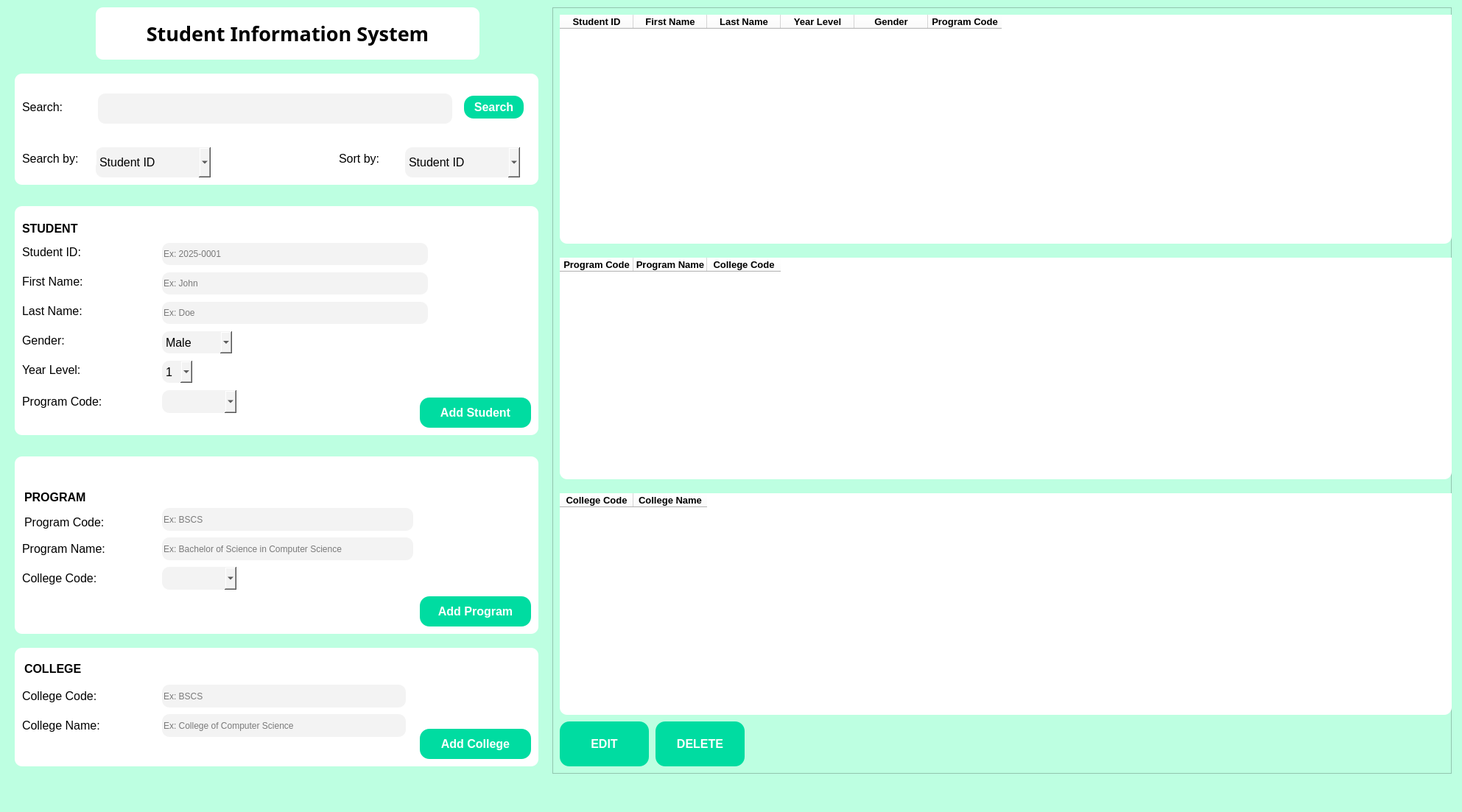
<?xml version="1.0" encoding="UTF-8"?>
<ui version="4.0">
 <class>MainBox</class>
 <widget class="QMainWindow" name="MainBox">
  <property name="geometry">
   <rect>
    <x>0</x>
    <y>0</y>
    <width>1985</width>
    <height>1103</height>
   </rect>
  </property>
  <property name="windowTitle">
   <string>MainWindow</string>
  </property>
  <property name="styleSheet">
   <string notr="true">background-color: rgb(189, 255, 225);</string>
  </property>
  <widget class="QWidget" name="centralwidget">
   <widget class="QFrame" name="result_frame">
    <property name="geometry">
     <rect>
      <x>750</x>
      <y>10</y>
      <width>1221</width>
      <height>1041</height>
     </rect>
    </property>
    <property name="styleSheet">
     <string notr="true">border radius: 10px;</string>
    </property>
    <property name="frameShape">
     <enum>QFrame::StyledPanel</enum>
    </property>
    <property name="frameShadow">
     <enum>QFrame::Raised</enum>
    </property>
    <widget class="QTableWidget" name="studentTable_widget">
     <property name="geometry">
      <rect>
       <x>10</x>
       <y>10</y>
       <width>1211</width>
       <height>311</height>
      </rect>
     </property>
     <property name="font">
      <font>
       <pointsize>12</pointsize>
      </font>
     </property>
     <property name="focusPolicy">
      <enum>Qt::NoFocus</enum>
     </property>
     <property name="layoutDirection">
      <enum>Qt::LeftToRight</enum>
     </property>
     <property name="styleSheet">
      <string notr="true">border-radius: 10px;
background-color: white;
color: black;</string>
     </property>
     <property name="editTriggers">
      <set>QAbstractItemView::NoEditTriggers</set>
     </property>
     <property name="selectionMode">
      <enum>QAbstractItemView::SingleSelection</enum>
     </property>
     <property name="selectionBehavior">
      <enum>QAbstractItemView::SelectRows</enum>
     </property>
     <property name="showGrid">
      <bool>true</bool>
     </property>
     <property name="cornerButtonEnabled">
      <bool>false</bool>
     </property>
     <attribute name="horizontalHeaderVisible">
      <bool>true</bool>
     </attribute>
     <attribute name="horizontalHeaderCascadingSectionResizes">
      <bool>false</bool>
     </attribute>
     <attribute name="horizontalHeaderDefaultSectionSize">
      <number>100</number>
     </attribute>
     <attribute name="horizontalHeaderHighlightSections">
      <bool>true</bool>
     </attribute>
     <attribute name="horizontalHeaderShowSortIndicator" stdset="0">
      <bool>false</bool>
     </attribute>
     <attribute name="horizontalHeaderStretchLastSection">
      <bool>false</bool>
     </attribute>
     <attribute name="verticalHeaderVisible">
      <bool>true</bool>
     </attribute>
     <attribute name="verticalHeaderCascadingSectionResizes">
      <bool>false</bool>
     </attribute>
     <column>
      <property name="text">
       <string>Student ID</string>
      </property>
      <property name="font">
       <font>
        <pointsize>10</pointsize>
        <weight>75</weight>
        <bold>true</bold>
       </font>
      </property>
     </column>
     <column>
      <property name="text">
       <string>First Name</string>
      </property>
      <property name="font">
       <font>
        <pointsize>10</pointsize>
        <weight>75</weight>
        <bold>true</bold>
       </font>
      </property>
     </column>
     <column>
      <property name="text">
       <string>Last Name</string>
      </property>
      <property name="font">
       <font>
        <pointsize>10</pointsize>
        <weight>75</weight>
        <bold>true</bold>
       </font>
      </property>
     </column>
     <column>
      <property name="text">
       <string>Year Level</string>
      </property>
      <property name="font">
       <font>
        <pointsize>10</pointsize>
        <weight>75</weight>
        <bold>true</bold>
       </font>
      </property>
     </column>
     <column>
      <property name="text">
       <string>Gender</string>
      </property>
      <property name="font">
       <font>
        <pointsize>10</pointsize>
        <weight>75</weight>
        <bold>true</bold>
       </font>
      </property>
     </column>
     <column>
      <property name="text">
       <string>Program Code</string>
      </property>
      <property name="font">
       <font>
        <pointsize>10</pointsize>
        <weight>75</weight>
        <bold>true</bold>
       </font>
      </property>
     </column>
    </widget>
    <widget class="QPushButton" name="edit_button">
     <property name="geometry">
      <rect>
       <x>10</x>
       <y>970</y>
       <width>121</width>
       <height>61</height>
      </rect>
     </property>
     <property name="font">
      <font>
       <family>Arial</family>
       <pointsize>12</pointsize>
       <weight>75</weight>
       <bold>true</bold>
      </font>
     </property>
     <property name="styleSheet">
      <string notr="true">background-color: rgb(0, 220, 161);
color: white;
font-weight: bold;
border-radius: 13px;</string>
     </property>
     <property name="text">
      <string>EDIT</string>
     </property>
    </widget>
    <widget class="QPushButton" name="delete_button">
     <property name="geometry">
      <rect>
       <x>140</x>
       <y>970</y>
       <width>121</width>
       <height>61</height>
      </rect>
     </property>
     <property name="font">
      <font>
       <family>Arial</family>
       <pointsize>12</pointsize>
       <weight>75</weight>
       <bold>true</bold>
      </font>
     </property>
     <property name="styleSheet">
      <string notr="true">background-color: rgb(0, 220, 161);
color: white;
font-weight: bold;
border-radius: 13px;</string>
     </property>
     <property name="text">
      <string>DELETE</string>
     </property>
    </widget>
    <widget class="QTableWidget" name="programTable_widget">
     <property name="geometry">
      <rect>
       <x>10</x>
       <y>340</y>
       <width>1211</width>
       <height>301</height>
      </rect>
     </property>
     <property name="styleSheet">
      <string notr="true">border-radius: 10px;
background-color: white;
color: black;</string>
     </property>
     <property name="editTriggers">
      <set>QAbstractItemView::NoEditTriggers</set>
     </property>
     <property name="selectionMode">
      <enum>QAbstractItemView::SingleSelection</enum>
     </property>
     <property name="selectionBehavior">
      <enum>QAbstractItemView::SelectRows</enum>
     </property>
     <column>
      <property name="text">
       <string>Program Code</string>
      </property>
      <property name="font">
       <font>
        <pointsize>10</pointsize>
        <weight>75</weight>
        <bold>true</bold>
       </font>
      </property>
     </column>
     <column>
      <property name="text">
       <string>Program Name</string>
      </property>
      <property name="font">
       <font>
        <pointsize>10</pointsize>
        <weight>75</weight>
        <bold>true</bold>
       </font>
      </property>
     </column>
     <column>
      <property name="text">
       <string>College Code</string>
      </property>
      <property name="font">
       <font>
        <pointsize>10</pointsize>
        <weight>75</weight>
        <bold>true</bold>
       </font>
      </property>
     </column>
    </widget>
    <widget class="QTableWidget" name="collegeTable_widget">
     <property name="geometry">
      <rect>
       <x>10</x>
       <y>660</y>
       <width>1211</width>
       <height>301</height>
      </rect>
     </property>
     <property name="styleSheet">
      <string notr="true">border-radius: 10px;
background-color: white;
color: black;</string>
     </property>
     <property name="editTriggers">
      <set>QAbstractItemView::NoEditTriggers</set>
     </property>
     <property name="selectionMode">
      <enum>QAbstractItemView::SingleSelection</enum>
     </property>
     <property name="selectionBehavior">
      <enum>QAbstractItemView::SelectRows</enum>
     </property>
     <column>
      <property name="text">
       <string>College Code</string>
      </property>
      <property name="font">
       <font>
        <pointsize>10</pointsize>
        <weight>75</weight>
        <bold>true</bold>
       </font>
      </property>
     </column>
     <column>
      <property name="text">
       <string>College Name</string>
      </property>
      <property name="font">
       <font>
        <pointsize>10</pointsize>
        <weight>75</weight>
        <bold>true</bold>
       </font>
      </property>
     </column>
    </widget>
   </widget>
   <widget class="QFrame" name="title_frame">
    <property name="geometry">
     <rect>
      <x>130</x>
      <y>10</y>
      <width>521</width>
      <height>71</height>
     </rect>
    </property>
    <property name="styleSheet">
     <string notr="true">border-radius: 10px;
background-color: white;
color: black;</string>
    </property>
    <property name="frameShape">
     <enum>QFrame::StyledPanel</enum>
    </property>
    <property name="frameShadow">
     <enum>QFrame::Raised</enum>
    </property>
    <layout class="QGridLayout" name="gridLayout_4">
     <item row="0" column="0">
      <widget class="QLabel" name="label_10">
       <property name="font">
        <font>
         <family>Segoe UI Semibold</family>
         <pointsize>20</pointsize>
         <weight>75</weight>
         <italic>false</italic>
         <bold>true</bold>
        </font>
       </property>
       <property name="styleSheet">
        <string notr="true">color: black;</string>
       </property>
       <property name="text">
        <string>Student Information System</string>
       </property>
       <property name="alignment">
        <set>Qt::AlignCenter</set>
       </property>
      </widget>
     </item>
    </layout>
   </widget>
   <widget class="QFrame" name="studentinfo_frame">
    <property name="geometry">
     <rect>
      <x>20</x>
      <y>280</y>
      <width>711</width>
      <height>311</height>
     </rect>
    </property>
    <property name="font">
     <font>
      <pointsize>12</pointsize>
     </font>
    </property>
    <property name="styleSheet">
     <string notr="true">border-radius: 10px;
background-color: white;
color: black;</string>
    </property>
    <property name="frameShape">
     <enum>QFrame::StyledPanel</enum>
    </property>
    <property name="frameShadow">
     <enum>QFrame::Raised</enum>
    </property>
    <widget class="QLabel" name="label">
     <property name="geometry">
      <rect>
       <x>10</x>
       <y>10</y>
       <width>101</width>
       <height>41</height>
      </rect>
     </property>
     <property name="font">
      <font>
       <pointsize>12</pointsize>
       <weight>75</weight>
       <italic>false</italic>
       <bold>true</bold>
      </font>
     </property>
     <property name="styleSheet">
      <string notr="true">color: black;
font: bold;</string>
     </property>
     <property name="text">
      <string>STUDENT</string>
     </property>
    </widget>
    <widget class="QLabel" name="label_2">
     <property name="geometry">
      <rect>
       <x>10</x>
       <y>50</y>
       <width>103</width>
       <height>24</height>
      </rect>
     </property>
     <property name="font">
      <font>
       <family>Segoe UI Symbol</family>
       <pointsize>12</pointsize>
      </font>
     </property>
     <property name="styleSheet">
      <string notr="true">color: black;</string>
     </property>
     <property name="text">
      <string>Student ID:</string>
     </property>
    </widget>
    <widget class="QLineEdit" name="lineEdit_2">
     <property name="geometry">
      <rect>
       <x>200</x>
       <y>50</y>
       <width>361</width>
       <height>30</height>
      </rect>
     </property>
     <property name="styleSheet">
      <string notr="true">border-radius: 10px;
background-color: rgb(243, 243, 243);</string>
     </property>
     <property name="placeholderText">
      <string>Ex: 2025-0001</string>
     </property>
    </widget>
    <widget class="QLabel" name="label_3">
     <property name="geometry">
      <rect>
       <x>10</x>
       <y>90</y>
       <width>103</width>
       <height>24</height>
      </rect>
     </property>
     <property name="font">
      <font>
       <family>Segoe UI Symbol</family>
       <pointsize>12</pointsize>
      </font>
     </property>
     <property name="styleSheet">
      <string notr="true">color: black;</string>
     </property>
     <property name="text">
      <string>First Name:</string>
     </property>
    </widget>
    <widget class="QLineEdit" name="lineEdit_3">
     <property name="geometry">
      <rect>
       <x>200</x>
       <y>90</y>
       <width>361</width>
       <height>30</height>
      </rect>
     </property>
     <property name="styleSheet">
      <string notr="true">border-radius: 10px;
background-color: rgb(243, 243, 243);</string>
     </property>
     <property name="text">
      <string/>
     </property>
     <property name="placeholderText">
      <string>Ex: John</string>
     </property>
    </widget>
    <widget class="QLabel" name="label_4">
     <property name="geometry">
      <rect>
       <x>10</x>
       <y>130</y>
       <width>102</width>
       <height>24</height>
      </rect>
     </property>
     <property name="font">
      <font>
       <family>Segoe UI Symbol</family>
       <pointsize>12</pointsize>
      </font>
     </property>
     <property name="styleSheet">
      <string notr="true">color: black;</string>
     </property>
     <property name="text">
      <string>Last Name:</string>
     </property>
    </widget>
    <widget class="QLineEdit" name="lineEdit_4">
     <property name="geometry">
      <rect>
       <x>200</x>
       <y>130</y>
       <width>361</width>
       <height>30</height>
      </rect>
     </property>
     <property name="styleSheet">
      <string notr="true">border-radius: 10px;
background-color: rgb(243, 243, 243);</string>
     </property>
     <property name="placeholderText">
      <string>Ex: Doe</string>
     </property>
    </widget>
    <widget class="QLabel" name="label_6">
     <property name="geometry">
      <rect>
       <x>10</x>
       <y>170</y>
       <width>71</width>
       <height>24</height>
      </rect>
     </property>
     <property name="font">
      <font>
       <family>Segoe UI Symbol</family>
       <pointsize>12</pointsize>
      </font>
     </property>
     <property name="styleSheet">
      <string notr="true">color: black;</string>
     </property>
     <property name="text">
      <string>Gender:</string>
     </property>
    </widget>
    <widget class="QComboBox" name="comboBox_2">
     <property name="geometry">
      <rect>
       <x>200</x>
       <y>170</y>
       <width>95</width>
       <height>30</height>
      </rect>
     </property>
     <property name="font">
      <font>
       <family>Arial</family>
       <pointsize>12</pointsize>
       <weight>50</weight>
       <italic>false</italic>
       <bold>false</bold>
      </font>
     </property>
     <property name="styleSheet">
      <string notr="true">border-radius: 10px;
background-color: rgb(243, 243, 243);</string>
     </property>
     <item>
      <property name="text">
       <string>Male</string>
      </property>
     </item>
     <item>
      <property name="text">
       <string>Female</string>
      </property>
     </item>
    </widget>
    <widget class="QLabel" name="label_5">
     <property name="geometry">
      <rect>
       <x>10</x>
       <y>210</y>
       <width>101</width>
       <height>24</height>
      </rect>
     </property>
     <property name="font">
      <font>
       <family>Segoe UI Symbol</family>
       <pointsize>12</pointsize>
      </font>
     </property>
     <property name="styleSheet">
      <string notr="true">color: black;</string>
     </property>
     <property name="text">
      <string>Year Level:</string>
     </property>
    </widget>
    <widget class="QComboBox" name="comboBox">
     <property name="geometry">
      <rect>
       <x>200</x>
       <y>210</y>
       <width>41</width>
       <height>30</height>
      </rect>
     </property>
     <property name="font">
      <font>
       <family>Arial</family>
       <pointsize>12</pointsize>
       <weight>50</weight>
       <italic>false</italic>
       <bold>false</bold>
      </font>
     </property>
     <property name="styleSheet">
      <string notr="true">border-radius: 10px;
background-color: rgb(243, 243, 243);</string>
     </property>
     <item>
      <property name="text">
       <string>1</string>
      </property>
     </item>
     <item>
      <property name="text">
       <string>2</string>
      </property>
     </item>
     <item>
      <property name="text">
       <string>3</string>
      </property>
     </item>
     <item>
      <property name="text">
       <string>4</string>
      </property>
     </item>
    </widget>
    <widget class="QLabel" name="label_7">
     <property name="geometry">
      <rect>
       <x>10</x>
       <y>250</y>
       <width>133</width>
       <height>31</height>
      </rect>
     </property>
     <property name="font">
      <font>
       <family>Segoe UI Symbol</family>
       <pointsize>12</pointsize>
      </font>
     </property>
     <property name="styleSheet">
      <string notr="true">color: black;</string>
     </property>
     <property name="text">
      <string>Program Code:</string>
     </property>
    </widget>
    <widget class="QComboBox" name="comboBox_5">
     <property name="geometry">
      <rect>
       <x>200</x>
       <y>250</y>
       <width>101</width>
       <height>31</height>
      </rect>
     </property>
     <property name="font">
      <font>
       <pointsize>10</pointsize>
       <weight>75</weight>
       <bold>true</bold>
      </font>
     </property>
     <property name="styleSheet">
      <string notr="true">border-radius: 10px;
background-color: rgb(243, 243, 243);</string>
     </property>
    </widget>
    <widget class="QPushButton" name="addStudent_button">
     <property name="geometry">
      <rect>
       <x>550</x>
       <y>260</y>
       <width>151</width>
       <height>41</height>
      </rect>
     </property>
     <property name="font">
      <font>
       <family>Arial</family>
       <pointsize>12</pointsize>
       <weight>75</weight>
       <bold>true</bold>
      </font>
     </property>
     <property name="styleSheet">
      <string notr="true">background-color: rgb(0, 220, 161);
color: white;
font-weight: bold;
border-radius: 13px;</string>
     </property>
     <property name="text">
      <string>Add Student</string>
     </property>
    </widget>
   </widget>
   <widget class="QFrame" name="programinfo_frame">
    <property name="geometry">
     <rect>
      <x>20</x>
      <y>620</y>
      <width>711</width>
      <height>241</height>
     </rect>
    </property>
    <property name="styleSheet">
     <string notr="true">border-radius: 10px;
background-color: white;</string>
    </property>
    <property name="frameShape">
     <enum>QFrame::StyledPanel</enum>
    </property>
    <property name="frameShadow">
     <enum>QFrame::Raised</enum>
    </property>
    <widget class="QLabel" name="label_11">
     <property name="geometry">
      <rect>
       <x>13</x>
       <y>43</y>
       <width>111</width>
       <height>24</height>
      </rect>
     </property>
     <property name="font">
      <font>
       <family>MS Shell Dlg 2</family>
       <pointsize>12</pointsize>
       <weight>75</weight>
       <italic>false</italic>
       <bold>true</bold>
      </font>
     </property>
     <property name="styleSheet">
      <string notr="true">color: black;</string>
     </property>
     <property name="text">
      <string>PROGRAM</string>
     </property>
    </widget>
    <widget class="QLabel" name="label_13">
     <property name="geometry">
      <rect>
       <x>13</x>
       <y>74</y>
       <width>133</width>
       <height>31</height>
      </rect>
     </property>
     <property name="font">
      <font>
       <family>Segoe UI Symbol</family>
       <pointsize>12</pointsize>
      </font>
     </property>
     <property name="styleSheet">
      <string notr="true">color: black;</string>
     </property>
     <property name="text">
      <string>Program Code:</string>
     </property>
    </widget>
    <widget class="QLineEdit" name="lineEdit_6">
     <property name="geometry">
      <rect>
       <x>200</x>
       <y>70</y>
       <width>341</width>
       <height>31</height>
      </rect>
     </property>
     <property name="styleSheet">
      <string notr="true">border-radius: 10px;
background-color: rgb(243, 243, 243);</string>
     </property>
     <property name="placeholderText">
      <string>Ex: BSCS</string>
     </property>
    </widget>
    <widget class="QLabel" name="label_14">
     <property name="geometry">
      <rect>
       <x>10</x>
       <y>110</y>
       <width>140</width>
       <height>31</height>
      </rect>
     </property>
     <property name="font">
      <font>
       <family>Segoe UI Symbol</family>
       <pointsize>12</pointsize>
      </font>
     </property>
     <property name="styleSheet">
      <string notr="true">color: black;</string>
     </property>
     <property name="text">
      <string>Program Name:</string>
     </property>
    </widget>
    <widget class="QLineEdit" name="lineEdit">
     <property name="geometry">
      <rect>
       <x>200</x>
       <y>110</y>
       <width>341</width>
       <height>31</height>
      </rect>
     </property>
     <property name="styleSheet">
      <string notr="true">border-radius: 10px;
background-color: rgb(243, 243, 243);</string>
     </property>
     <property name="placeholderText">
      <string>Ex: Bachelor of Science in Computer Science</string>
     </property>
    </widget>
    <widget class="QLabel" name="label_15">
     <property name="geometry">
      <rect>
       <x>10</x>
       <y>150</y>
       <width>124</width>
       <height>31</height>
      </rect>
     </property>
     <property name="font">
      <font>
       <family>Segoe UI Symbol</family>
       <pointsize>12</pointsize>
      </font>
     </property>
     <property name="styleSheet">
      <string notr="true">color: black;</string>
     </property>
     <property name="text">
      <string>College Code:</string>
     </property>
    </widget>
    <widget class="QComboBox" name="comboBox_4">
     <property name="geometry">
      <rect>
       <x>200</x>
       <y>150</y>
       <width>101</width>
       <height>31</height>
      </rect>
     </property>
     <property name="font">
      <font>
       <pointsize>10</pointsize>
       <weight>75</weight>
       <bold>true</bold>
      </font>
     </property>
     <property name="styleSheet">
      <string notr="true">border-radius: 10px;
background-color: rgb(243, 243, 243);</string>
     </property>
    </widget>
    <widget class="QPushButton" name="addProgram_button">
     <property name="geometry">
      <rect>
       <x>550</x>
       <y>190</y>
       <width>151</width>
       <height>41</height>
      </rect>
     </property>
     <property name="font">
      <font>
       <family>Arial</family>
       <pointsize>12</pointsize>
       <weight>75</weight>
       <bold>true</bold>
      </font>
     </property>
     <property name="styleSheet">
      <string notr="true">background-color: rgb(0, 220, 161);
color: white;
font-weight: bold;
border-radius: 13px;</string>
     </property>
     <property name="text">
      <string>Add Program</string>
     </property>
    </widget>
   </widget>
   <widget class="QFrame" name="collegeinfo_frame">
    <property name="geometry">
     <rect>
      <x>20</x>
      <y>880</y>
      <width>711</width>
      <height>161</height>
     </rect>
    </property>
    <property name="styleSheet">
     <string notr="true">border-radius: 10px;
background-color: white;
color: black;</string>
    </property>
    <property name="frameShape">
     <enum>QFrame::StyledPanel</enum>
    </property>
    <property name="frameShadow">
     <enum>QFrame::Raised</enum>
    </property>
    <widget class="QLabel" name="label_12">
     <property name="geometry">
      <rect>
       <x>13</x>
       <y>13</y>
       <width>101</width>
       <height>31</height>
      </rect>
     </property>
     <property name="font">
      <font>
       <family>MS Shell Dlg 2</family>
       <pointsize>12</pointsize>
       <weight>75</weight>
       <italic>false</italic>
       <bold>true</bold>
      </font>
     </property>
     <property name="styleSheet">
      <string notr="true">color: black;</string>
     </property>
     <property name="text">
      <string>COLLEGE</string>
     </property>
    </widget>
    <widget class="QLabel" name="label_16">
     <property name="geometry">
      <rect>
       <x>10</x>
       <y>50</y>
       <width>131</width>
       <height>31</height>
      </rect>
     </property>
     <property name="font">
      <font>
       <family>Segoe UI Symbol</family>
       <pointsize>12</pointsize>
      </font>
     </property>
     <property name="styleSheet">
      <string notr="true">color: black;</string>
     </property>
     <property name="text">
      <string>College Code:</string>
     </property>
    </widget>
    <widget class="QLineEdit" name="lineEdit_8">
     <property name="geometry">
      <rect>
       <x>200</x>
       <y>50</y>
       <width>331</width>
       <height>31</height>
      </rect>
     </property>
     <property name="styleSheet">
      <string notr="true">border-radius: 10px;
background-color: rgb(243, 243, 243);</string>
     </property>
     <property name="placeholderText">
      <string>Ex: BSCS</string>
     </property>
    </widget>
    <widget class="QLabel" name="label_17">
     <property name="geometry">
      <rect>
       <x>10</x>
       <y>90</y>
       <width>141</width>
       <height>31</height>
      </rect>
     </property>
     <property name="font">
      <font>
       <family>Segoe UI Symbol</family>
       <pointsize>12</pointsize>
      </font>
     </property>
     <property name="styleSheet">
      <string notr="true">color: black;</string>
     </property>
     <property name="text">
      <string>College Name:</string>
     </property>
    </widget>
    <widget class="QLineEdit" name="lineEdit_9">
     <property name="geometry">
      <rect>
       <x>200</x>
       <y>90</y>
       <width>331</width>
       <height>31</height>
      </rect>
     </property>
     <property name="styleSheet">
      <string notr="true">border-radius: 10px;
background-color: rgb(243, 243, 243);</string>
     </property>
     <property name="placeholderText">
      <string>Ex: College of Computer Science</string>
     </property>
    </widget>
    <widget class="QPushButton" name="addCollege_button">
     <property name="geometry">
      <rect>
       <x>550</x>
       <y>110</y>
       <width>151</width>
       <height>41</height>
      </rect>
     </property>
     <property name="font">
      <font>
       <family>Arial</family>
       <pointsize>12</pointsize>
       <weight>75</weight>
       <bold>true</bold>
      </font>
     </property>
     <property name="styleSheet">
      <string notr="true">background-color: rgb(0, 220, 161);
color: white;
font-weight: bold;
border-radius: 13px;</string>
     </property>
     <property name="text">
      <string>Add College</string>
     </property>
    </widget>
   </widget>
   <widget class="QFrame" name="search_frame">
    <property name="geometry">
     <rect>
      <x>20</x>
      <y>100</y>
      <width>711</width>
      <height>151</height>
     </rect>
    </property>
    <property name="styleSheet">
     <string notr="true">border-radius: 10px;
background-color: white;
color: black;</string>
    </property>
    <property name="frameShape">
     <enum>QFrame::StyledPanel</enum>
    </property>
    <property name="frameShadow">
     <enum>QFrame::Raised</enum>
    </property>
    <widget class="QComboBox" name="SortCombo_box">
     <property name="geometry">
      <rect>
       <x>110</x>
       <y>100</y>
       <width>156</width>
       <height>41</height>
      </rect>
     </property>
     <property name="font">
      <font>
       <family>Arial</family>
       <pointsize>12</pointsize>
       <weight>50</weight>
       <bold>false</bold>
      </font>
     </property>
     <property name="styleSheet">
      <string notr="true">border-radius: 10px;
background-color: rgb(243, 243, 243);</string>
     </property>
     <item>
      <property name="text">
       <string>Student ID</string>
      </property>
     </item>
     <item>
      <property name="text">
       <string>First Name</string>
      </property>
     </item>
     <item>
      <property name="text">
       <string>Last Name</string>
      </property>
     </item>
     <item>
      <property name="text">
       <string>Year Level</string>
      </property>
     </item>
     <item>
      <property name="text">
       <string>Gender</string>
      </property>
     </item>
     <item>
      <property name="text">
       <string>Program Code</string>
      </property>
     </item>
    </widget>
    <widget class="QPushButton" name="search_button">
     <property name="geometry">
      <rect>
       <x>610</x>
       <y>30</y>
       <width>81</width>
       <height>31</height>
      </rect>
     </property>
     <property name="font">
      <font>
       <family>Arial</family>
       <pointsize>12</pointsize>
       <weight>75</weight>
       <bold>true</bold>
      </font>
     </property>
     <property name="styleSheet">
      <string notr="true">background-color: rgb(0, 220, 161);
color: white;
font-weight: bold;
border-radius: 13px;</string>
     </property>
     <property name="text">
      <string>Search</string>
     </property>
    </widget>
    <widget class="QLabel" name="label_9">
     <property name="geometry">
      <rect>
       <x>440</x>
       <y>100</y>
       <width>91</width>
       <height>31</height>
      </rect>
     </property>
     <property name="font">
      <font>
       <family>Segoe UI Symbol</family>
       <pointsize>12</pointsize>
      </font>
     </property>
     <property name="styleSheet">
      <string notr="true">color: black;</string>
     </property>
     <property name="text">
      <string>Sort by:</string>
     </property>
    </widget>
    <widget class="QLineEdit" name="searchText_bar">
     <property name="geometry">
      <rect>
       <x>113</x>
       <y>27</y>
       <width>481</width>
       <height>41</height>
      </rect>
     </property>
     <property name="styleSheet">
      <string notr="true">border-radius: 10px;
background-color: rgb(243, 243, 243);</string>
     </property>
     <property name="text">
      <string/>
     </property>
     <property name="placeholderText">
      <string/>
     </property>
    </widget>
    <widget class="QLabel" name="label_18">
     <property name="geometry">
      <rect>
       <x>10</x>
       <y>30</y>
       <width>70</width>
       <height>31</height>
      </rect>
     </property>
     <property name="font">
      <font>
       <family>Segoe UI Symbol</family>
       <pointsize>12</pointsize>
      </font>
     </property>
     <property name="styleSheet">
      <string notr="true">color: black;</string>
     </property>
     <property name="text">
      <string>Search:</string>
     </property>
    </widget>
    <widget class="QLabel" name="label_19">
     <property name="geometry">
      <rect>
       <x>10</x>
       <y>100</y>
       <width>101</width>
       <height>31</height>
      </rect>
     </property>
     <property name="font">
      <font>
       <family>Segoe UI Symbol</family>
       <pointsize>12</pointsize>
      </font>
     </property>
     <property name="styleSheet">
      <string notr="true">color: black;</string>
     </property>
     <property name="text">
      <string>Search by:</string>
     </property>
    </widget>
    <widget class="QComboBox" name="SearcCombo_box">
     <property name="geometry">
      <rect>
       <x>530</x>
       <y>100</y>
       <width>156</width>
       <height>41</height>
      </rect>
     </property>
     <property name="font">
      <font>
       <family>Arial</family>
       <pointsize>12</pointsize>
       <weight>50</weight>
       <bold>false</bold>
      </font>
     </property>
     <property name="styleSheet">
      <string notr="true">border-radius: 10px;
background-color: rgb(243, 243, 243);</string>
     </property>
     <item>
      <property name="text">
       <string>Student ID</string>
      </property>
     </item>
     <item>
      <property name="text">
       <string>First Name</string>
      </property>
     </item>
     <item>
      <property name="text">
       <string>Last Name</string>
      </property>
     </item>
     <item>
      <property name="text">
       <string>Year Level</string>
      </property>
     </item>
     <item>
      <property name="text">
       <string>Gender</string>
      </property>
     </item>
     <item>
      <property name="text">
       <string>Program Code</string>
      </property>
     </item>
    </widget>
   </widget>
  </widget>
  <widget class="QMenuBar" name="menubar">
   <property name="geometry">
    <rect>
     <x>0</x>
     <y>0</y>
     <width>1985</width>
     <height>26</height>
    </rect>
   </property>
  </widget>
  <widget class="QStatusBar" name="statusbar"/>
 </widget>
 <resources/>
 <connections/>
</ui>
